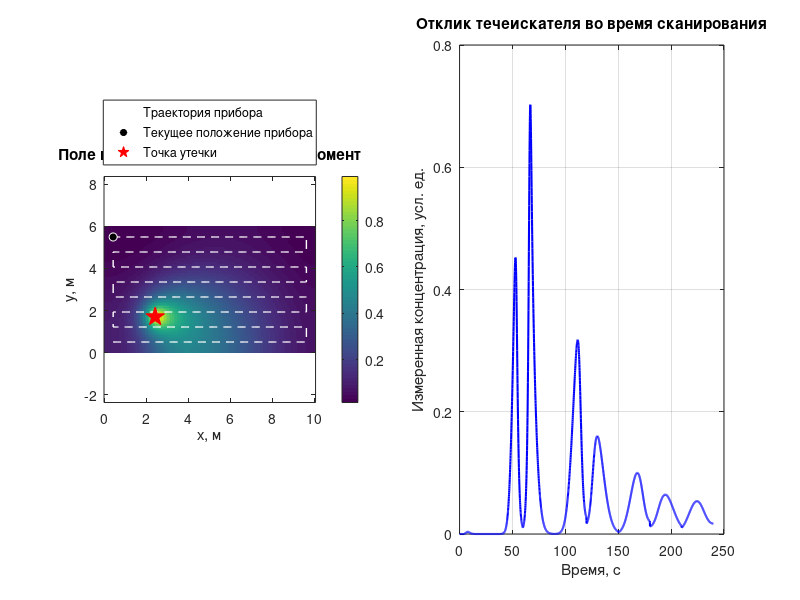

Recreate this plot in MATLAB. (Note: this script raises an error after producing the figure.)
%% Моделирование работы течеискателя в замкнутом прямоугольном помещении
% Тема: концентрационные поля от течи в замкнутом пространстве.
% Модель решает 2D уравнение адвекции-диффузии с локальным источником утечки
% и имитирует движение прибора, который сканирует помещение и измеряет
% концентрацию вещества во времени.

clear; clc; close all;

%% 1) Геометрия помещения и расчетная сетка
% Ключевая идея:
% - область моделирования разбивается на равномерную сетку;
% - в каждом узле сетки хранится концентрация C(y, x);
% - чем больше Nx, Ny, тем выше точность и вычислительная нагрузка.
Lx = 10;                  % длина помещения, м
Ly = 6;                   % ширина помещения, м
Nx = 140;                 % число узлов по оси x
Ny = 84;                  % число узлов по оси y
dx = Lx/(Nx-1);           % шаг сетки по x
dy = Ly/(Ny-1);           % шаг сетки по y
[x, y] = meshgrid(linspace(0, Lx, Nx), linspace(0, Ly, Ny));

%% 2) Физические параметры процесса
% D — эффективная диффузия (растекание облака вещества).
% uX, uY — компоненты фоновой скорости воздуха (перенос вещества потоком).
D  = 1.4e-2;              % эффективный коэффициент диффузии, м^2/с
uX = 0.02;                % слабая рециркуляция по x, м/с
uY = 0.00;                % скорость по y, м/с

%% 3) Выбор устойчивого шага по времени для явной схемы
% Ключевая идея:
% - слишком большой dt приведет к численной неустойчивости;
% - ограничение идет отдельно от диффузии (dt_diff) и адвекции (dt_adv);
% - берем минимальное значение как безопасный шаг времени.
dt_diff = 0.25*min(dx^2, dy^2)/D;
adv_rate = max(abs(uX)/dx, abs(uY)/dy);
dt_adv  = 0.45/max(adv_rate, 1e-12);
dt = min(dt_diff, dt_adv);
Tend = 240;               % длительность моделирования, с
Nt = ceil(Tend/dt);       % число временных шагов

%% 4) Модель источника утечки
% Утечка задана гауссовым пятном около точки (xLeak, yLeak).
% Нормировка src/sum(src(:)) делает интегральный расход Q менее
% чувствительным к размеру сетки (Nx, Ny).
xLeak = 2.4; yLeak = 1.7; % координаты утечки, м
Q = 8.0;                  % мощность источника, усл.ед. концентрации/с
sigma = 0.22;             % пространственный масштаб источника, м
src = exp(-((x-xLeak).^2 + (y-yLeak).^2)/(2*sigma^2));
src = src / sum(src(:));  % нормировка источника

%% 5) Траектория прибора: сканирование "змейкой"
% Ключевая идея:
% - прибор последовательно проходит горизонтальные линии;
% - на нечетных линиях движение слева направо, на четных — обратно;
% - это дает покрытие всей области, похожее на реальный обход.
scanLines = 8;
yLines = linspace(0.5, Ly-0.5, scanLines);
pathX = [];
pathY = [];
for k = 1:scanLines
    if mod(k,2)==1
        pathX = [pathX, linspace(0.4, Lx-0.4, 220)]; %#ok<AGROW>
    else
        pathX = [pathX, linspace(Lx-0.4, 0.4, 220)]; %#ok<AGROW>
    end
    pathY = [pathY, yLines(k)*ones(1,220)]; %#ok<AGROW>
end
pathT = linspace(0, Tend, numel(pathX));

%% 6) Инициализация полей и сигнала датчика
C = zeros(Ny, Nx);               % поле концентрации в текущий момент
sensorSignal = zeros(1, Nt);     % сигнал прибора во времени
sensorX = interp1(pathT, pathX, linspace(0, Tend, Nt), 'linear', 'extrap');
sensorY = interp1(pathT, pathY, linspace(0, Tend, Nt), 'linear', 'extrap');

%% 7) Основной временной цикл решения
% Решается PDE:
%   dC/dt = D*Laplace(C) - u·grad(C) + Q*src
% где:
% - Laplace(C) отвечает за диффузию,
% - u·grad(C) за конвективный перенос,
% - Q*src за подпитку вещества из течи.
for n = 1:Nt
    % Пространственные производные (центральные разности)
    dCdx = zeros(size(C)); dCdy = zeros(size(C));
    d2Cdx2 = zeros(size(C)); d2Cdy2 = zeros(size(C));

    dCdx(:,2:end-1) = (C(:,3:end)-C(:,1:end-2))/(2*dx);
    dCdy(2:end-1,:) = (C(3:end,:)-C(1:end-2,:))/(2*dy);

    d2Cdx2(:,2:end-1) = (C(:,3:end)-2*C(:,2:end-1)+C(:,1:end-2))/dx^2;
    d2Cdy2(2:end-1,:) = (C(3:end,:)-2*C(2:end-1,:)+C(1:end-2,:))/dy^2;

    % Шаг по времени (явная схема Эйлера)
    C = C + dt*(D*(d2Cdx2+d2Cdy2) - uX*dCdx - uY*dCdy + Q*src);

    % Граничные условия непроницаемых стен: dC/dn = 0
    % Реализовано копированием ближайших внутренних значений на границы.
    C(:,1)   = C(:,2);
    C(:,end) = C(:,end-1);
    C(1,:)   = C(2,:);
    C(end,:) = C(end-1,:);

    % Показание прибора в текущей точке траектории
    % Используется билинейная интерполяция между 4 соседними узлами сетки.
    sx = sensorX(n); sy = sensorY(n);
    i = min(max(floor(sx/dx)+1,1),Nx-1);
    j = min(max(floor(sy/dy)+1,1),Ny-1);
    tx = (sx - (i-1)*dx)/dx;
    ty = (sy - (j-1)*dy)/dy;

    c00 = C(j,i);   c10 = C(j,i+1);
    c01 = C(j+1,i); c11 = C(j+1,i+1);
    sensorSignal(n) = (1-tx)*(1-ty)*c00 + tx*(1-ty)*c10 + (1-tx)*ty*c01 + tx*ty*c11;
end

time = (0:Nt-1)*dt;

%% 8) Визуализация результатов
% График 1: итоговое поле концентрации + траектория прибора + точка течи.
% График 2: временной сигнал прибора (что видит датчик в процессе обхода).
figure('Color','w','Position',[80 80 1200 520]);

subplot(1,2,1);
imagesc([0 Lx],[0 Ly],C);
set(gca,'YDir','normal');
axis equal tight;
hold on;
plot(pathX, pathY, 'w--', 'LineWidth', 1.0);
plot(sensorX(end), sensorY(end), 'wo', 'MarkerFaceColor','k', 'MarkerSize', 6);
plot(xLeak, yLeak, 'rp', 'MarkerFaceColor','r', 'MarkerSize', 14);
colorbar;
xlabel('x, м'); ylabel('y, м');
title('Поле концентрации в конечный момент');
legend({'Траектория прибора','Текущее положение прибора','Точка утечки'}, 'Location','northoutside');

subplot(1,2,2);
plot(time, sensorSignal, 'b-', 'LineWidth', 1.5);
grid on;
xlabel('Время, с'); ylabel('Измеренная концентрация, усл. ед.');
title('Отклик течеискателя во время сканирования');

sgtitle('Моделирование локализации утечки в замкнутом пространстве');
